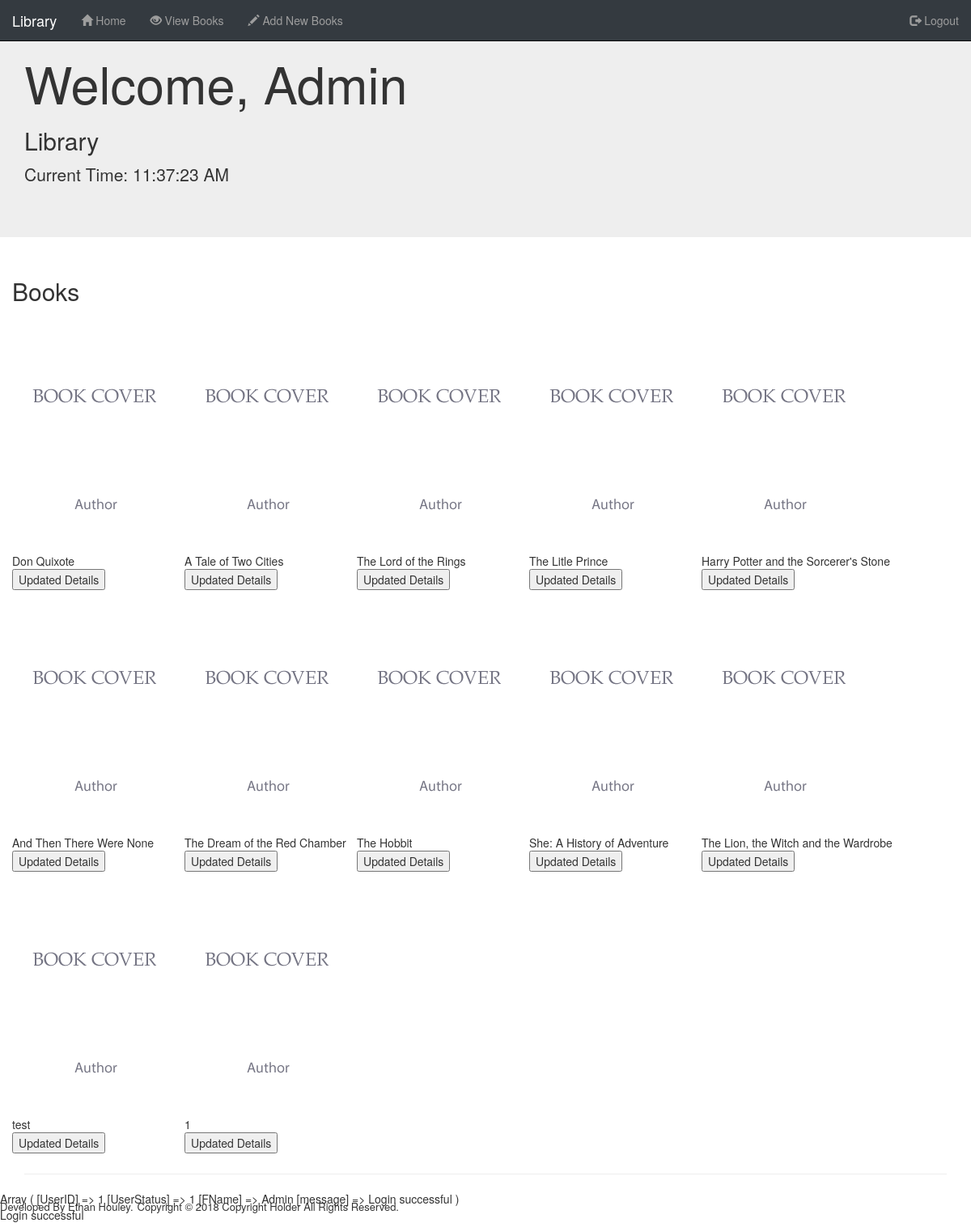
Page /View/index.php (signed in) on the committed database.
### tables this page shows
CREATE TABLE `book` (
  `BookID` int(10) UNSIGNED NOT NULL,
  `BookTitle` varchar(255) NOT NULL,
  `OriginalTitle` varchar(255) DEFAULT NULL,
  `YearofPublication` int(4) NOT NULL DEFAULT '0',
  `Cover` varchar(50) DEFAULT 'default.png',
  `Genre` varchar(30) NOT NULL,
  `MillionsSold` int(10) UNSIGNED NOT NULL,
  `LanguageWritten` varchar(30) NOT NULL,
  `AuthorID` int(10) UNSIGNED NOT NULL
);

### View/include/Admin_Bookshelf.php (the view, shortened to what this page needs)
<?php
  $SQL_Bookshelf = 'SELECT * FROM book';
  $conn = dbConnect();
	$stmt = $conn->prepare($SQL_Bookshelf);
	$stmt->execute();
	$table = $stmt->fetchAll();
 if (empty($table) ) {
     echo '<h2>Sorry The Bookshelf Is Currently Empty, Please Check Back Later</h2>';
 } else{
    foreach ($table as $table) {
      echo '<div class="BookCover">';
      echo '  <figure>';
      echo '  <img src="images/BookCover/'. $table["Cover"].'">';
      echo '  <figcaption>';
        echo $table['BookTitle'];
      echo '  </figcaption>';
      echo '<button type="button" name="button">Updated Details</button>';
        echo '  </figure>';
  echo '</div>';
 }
}
?>

### View/include/header.php (shortened to what this page needs)
<!DOCTYPE html>
<html lang="en">
<head>
	<link rel="stylesheet" href="https://maxcdn.bootstrapcdn.com/bootstrap/3.3.7/css/bootstrap.min.css">
	<link rel="stylesheet" type="text/css" media="screen" href="css/master.css" />
</head>
<body>

### View/index.php (shortened to what this page needs)
<?php
include 'include/header.php';
switch ($_SESSION['UserStatus']) {
  case 1:
    include 'include/Admin_Nav.php';
    include 'include/Admin_Body.php';
    break;
}
 ?>
 <?php
 include 'include/footer.php';
  ?>
</div>

### View/include/Admin_Nav.php (shortened to what this page needs)
<nav class="navbar navbar-inverse remove_radius navbar-fixed-top background_black">
	<div class="container-fluid">
		<div class="navbar-header">
			<a class="navbar-brand" href="#">Library</a>
		</div>
		<div class="collapse navbar-collapse" id="bs-example-navbar-collapse-1">
			<ul class="nav navbar-nav">
				<li><a href="index.php"><span class="glyphicon glyphicon-home"></span> Home</a></li>
				<li><a href="View_Books.php"><span class="glyphicon glyphicon-eye-open"></span> View Books</a></li>
				<li><a href="Add_Books.php"><span class="glyphicon glyphicon-pencil"></span> Add New Books</a></li>
			</ul>
			<ul class="nav navbar-nav navbar-right ">
				<li><a href="../Model/logout.php" class="text_nav"><span class="glyphicon glyphicon-log-out"></span> Logout</a></li>
			</ul>
		</div>
	</div>
</nav>

### View/include/Admin_Body.php
<div class="jumbotron">
	<div class="container">
		<h1>Welcome, <?php echo $_SESSION['FName']; ?></h1>
		<h2>Library</h2>
		<p>Current Time:
			<span class="clock" id="time"></span>
		</p>
	</div>
</div>
<div class="container">
	<div class="row">
		<h2 class="heading">Books</h2>
		<?php include 'include/Admin_BookShelf.php'; ?>
	</div>
	<hr>

### View/include/footer.php (shortened to what this page needs)
<footer>
		<p class="same_line">Developed By Ethan Houley.</p>
		<p class="same_line"> Copyright &copy; 2018 Copyright Holder All Rights Reserved.</p>
	</footer>
</div>
<div class="error">
  <div>
    <?php
      print_r ($_SESSION);
    ?>
  </div>
  <?php
    if(isset($_SESSION['message'])) {
      echo '<div class="info message">';
      echo $_SESSION['message'];
      echo '</div>';
    }
?>

### View/css/master.css (style rules this page uses)
.background_black { background-color: #343a40 !important; color: #fff !important; }
.remove_radius { border-radius: 0 !important; }
.same_line { float: left; margin-right: 5px; font-size: 13px !important; }
figure { float: left; margin-right: 10px; margin-bottom: 5px; }
footer { position: fixed; right: 0; bottom: 0; left: 0; background-color: rgba(255, 255, 255, 0); }

### rows in the picture
book: Cover (placeholder picture), BookTitle "Don Quixote"
book: Cover (placeholder picture), BookTitle "A Tale of Two Cities"
book: Cover (placeholder picture), BookTitle "The Lord of the Rings"
book: Cover (placeholder picture), BookTitle "The Litle Prince"
book: Cover (placeholder picture), BookTitle "Harry Potter and the Sorcerer's Stone"
book: Cover (placeholder picture), BookTitle "And Then There Were None"
book: Cover (placeholder picture), BookTitle "The Dream of the Red Chamber"
book: Cover (placeholder picture), BookTitle "The Hobbit"
book: Cover (placeholder picture), BookTitle "She: A History of Adventure"
book: Cover (placeholder picture), BookTitle "The Lion, the Witch and the Wardrobe"
book: Cover (placeholder picture), BookTitle "test"
book: Cover (placeholder picture), BookTitle "1"

### other values in the picture
$_SESSION['FName'] "Admin"
$_SESSION['message'] "Login successful"
